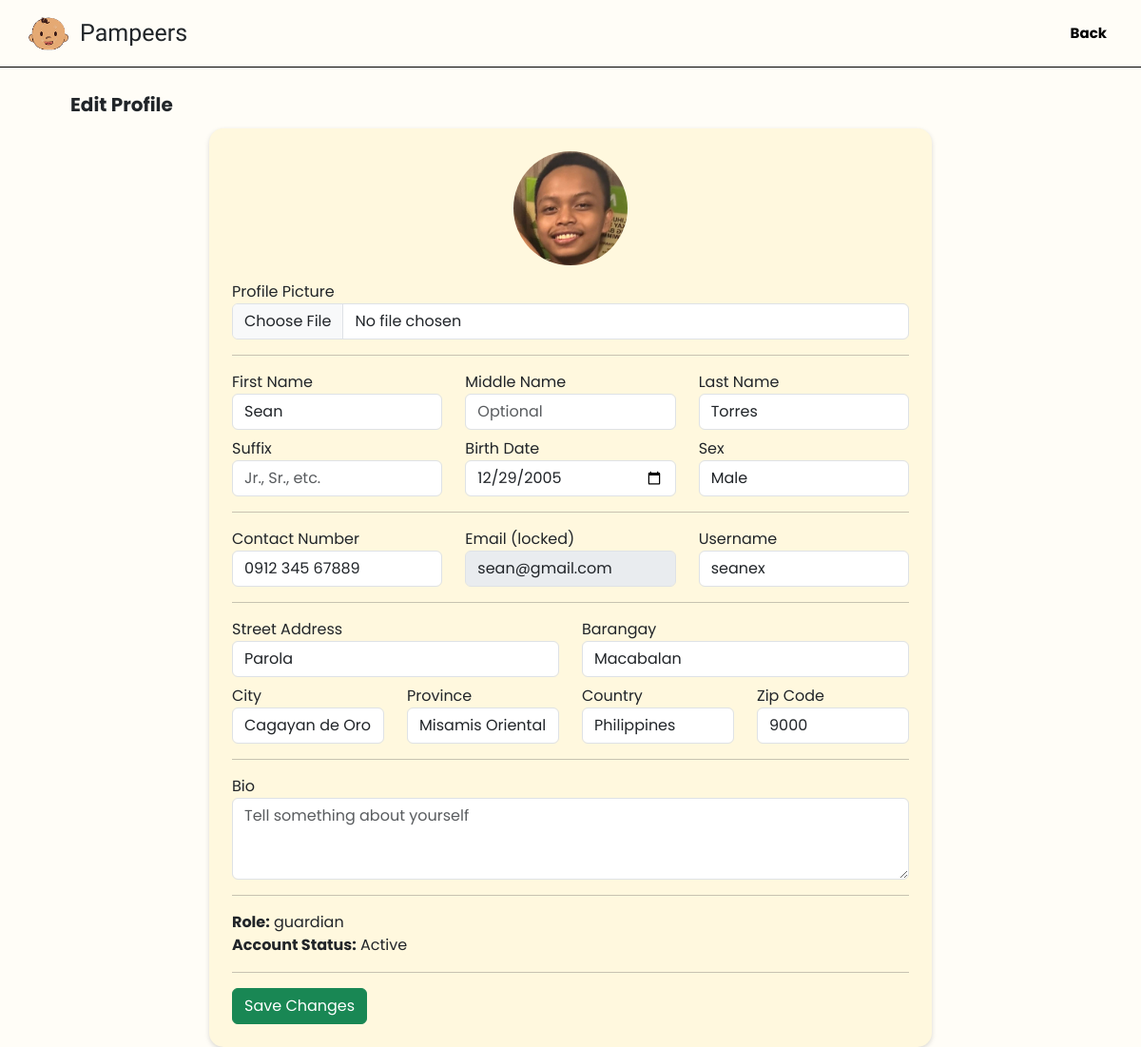
The page /public/editProfile.php (signed in) on the database its author committed.
### tables this page shows
CREATE TABLE `users` (
  `id` int(11) NOT NULL,
  `uuid` char(36) NOT NULL,
  `firstName` varchar(100) NOT NULL,
  `middleName` varchar(100) DEFAULT NULL,
  `lastName` varchar(100) NOT NULL,
  `suffix` varchar(10) DEFAULT NULL,
  `birthDate` date NOT NULL,
  `sex` enum('male','female','other') NOT NULL,
  `role` enum('guardian','sitter','admin') NOT NULL DEFAULT 'guardian',
  `contactNumber` varchar(20) NOT NULL,
  `emailAddress` varchar(150) NOT NULL,
  `username` varchar(100) NOT NULL,
  `password` varchar(255) NOT NULL,
  `streetAddress` varchar(255) NOT NULL,
  `barangay` varchar(255) NOT NULL,
  `cityMunicipality` varchar(255) NOT NULL,
  `province` varchar(255) NOT NULL,
  `country` varchar(255) NOT NULL,
  `zipCode` char(10) NOT NULL,
  `dateCreated` timestamp NOT NULL DEFAULT current_timestamp(),
  `profilePic` varchar(255) NOT NULL DEFAULT 'default.jpg',
  `isActive` tinyint(1) NOT NULL DEFAULT 1,
  `deactivatedAt` datetime DEFAULT NULL
);

### public/editProfile.php (the view, shortened to what this page needs)
<?php
require_once __DIR__ . '/../app/middleware/auth.php';
$userId = $_SESSION['user_id'] ?? null;
$stmt = $conn->prepare("SELECT * FROM users WHERE id = ? LIMIT 1");
$stmt->bind_param("i", $userId);
$stmt->execute();
$user = $stmt->get_result()->fetch_assoc() ?? [];
$role = $user['role'] ?? 'guardian';
?>
<!DOCTYPE html>
<html lang="en">
<head>
<link href="https://cdnjs.cloudflare.com/ajax/libs/font-awesome/6.5.1/css/all.min.css" rel="stylesheet">
<link href="https://cdn.jsdelivr.net/npm/bootstrap@5.3.3/dist/css/bootstrap.min.css" rel="stylesheet">
<link rel="stylesheet" href="/Pampeers/public/css/dashboard.css">
</head>
<body>
<header class="sticky-top custom-header">
    <div class="nav-container d-flex align-items-center justify-content-between px-3">
        <div class="d-flex align-items-center gap-2">
            <img src="/Pampeers/app/uploads/pampeerlogo.png" class="logo-img">
            <p class="brand m-0">Pampeers</p>
        </div>
        <div class="right-side-p d-flex gap-3">
            <a href="/Pampeers/public/profile.php" class="signup-btn">Back</a>
        </div>
    </div>
</header>
<main class="container-fluid mt-4 px-4">
<div class="section-title">Edit Profile</div>
<div class="row justify-content-center">
<div class="col-lg-8">
<div class="small-card p-4">
<form action="/Pampeers/app/controllers/user/updateProfile.php" method="POST" enctype="multipart/form-data">
<div class="text-center mb-3">
    <img src="/Pampeers/app/uploads/profiles/<?= htmlspecialchars($user['profilePic'] ?? 'default.jpg') ?>"
         style="width:120px;height:120px;border-radius:50%;object-fit:cover;">
</div>
<div class="mb-3">
    <label>Profile Picture</label>
    <input type="file" name="profilePic" class="form-control">
</div>
<hr>
<div class="row">
    <div class="col">
        <label>First Name</label>
        <input type="text" name="firstName"
               class="form-control"
               value="<?= htmlspecialchars($user['firstName'] ?? '') ?>"
               placeholder="Enter first name">
    </div>
    <div class="col">
        <label>Middle Name</label>
        <input type="text" name="middleName"
               class="form-control"
               value="<?= htmlspecialchars($user['middleName'] ?? '') ?>"
               placeholder="Optional">
    </div>
    <div class="col">
        <label>Last Name</label>
        <input type="text" name="lastName"
               class="form-control"
               value="<?= htmlspecialchars($user['lastName'] ?? '') ?>"
               placeholder="Enter last name">
    </div>
</div>
<div class="row mt-2">
    <div class="col">
        <label>Suffix</label>
        <input type="text" name="suffix"
               class="form-control"
               value="<?= htmlspecialchars($user['suffix'] ?? '') ?>"
               placeholder="Jr., Sr., etc.">
    </div>
    <div class="col">
        <label>Birth Date</label>
        <input type="date" name="birthDate"
               class="form-control"
               value="<?= htmlspecialchars($user['birthDate'] ?? '') ?>">
    </div>
    <div class="col">
        <label>Sex</label>
        <select name="sex" class="form-control">
            <option value="male" <?= ($user['sex'] ?? '') === 'male' ? 'selected' : '' ?>>Male</option>
        </select>
    </div>
</div>
<hr>
<div class="row">
    <div class="col">
        <label>Contact Number</label>
        <input type="text" name="contactNumber"
               class="form-control"
               value="<?= htmlspecialchars($user['contactNumber'] ?? '') ?>"
               placeholder="09XXXXXXXXX">
    </div>
    <div class="col">
        <label>Email (locked)</label>
        <input type="text"
               class="form-control"
               value="<?= htmlspecialchars($user['emailAddress'] ?? '') ?>"
               disabled>
    </div>
    <div class="col">
        <label>Username</label>
        <input type="text" name="username"
               class="form-control"
               value="<?= htmlspecialchars($user['username'] ?? '') ?>"
               placeholder="Username">
    </div>
</div>
<hr>
<div class="row">
    <div class="col">
        <label>Street Address</label>
        <input type="text" name="streetAddress"
               class="form-control"
               value="<?= htmlspecialchars($user['streetAddress'] ?? '') ?>"
               placeholder="Street">
    </div>
    <div class="col">
        <label>Barangay</label>
        <input type="text" name="barangay"
               class="form-control"
               value="<?= htmlspecialchars($user['barangay'] ?? '') ?>"
               placeholder="Barangay">
    </div>
</div>
<div class="row mt-2">
    <div class="col">
        <label>City</label>
        <input type="text" name="cityMunicipality"
               class="form-control"
               value="<?= htmlspecialchars($user['cityMunicipality'] ?? '') ?>"
               placeholder="City/Municipality">
    </div>
    <div class="col">
        <label>Province</label>
        <input type="text" name="province"
               class="form-control"
               value="<?= htmlspecialchars($user['province'] ?? '') ?>"
               placeholder="Province">
    </div>
    <div class="col">
        <label>Country</label>
        <input type="text" name="country"
               class="form-control"
               value="<?= htmlspecialchars($user['country'] ?? '') ?>"
               placeholder="Country">
    </div>
    <div class="col">
        <label>Zip Code</label>
        <input type="text" name="zipCode"
               class="form-control"
               value="<?= htmlspecialchars($user['zipCode'] ?? '') ?>"
               placeholder="ZIP">
    </div>
</div>
<hr>
<div class="mb-3">
    <label>Bio</label>
    <textarea name="bio" class="form-control" rows="3"
              placeholder="Tell something about yourself"><?= htmlspecialchars($user['bio'] ?? '') ?></textarea>
</div>
<hr>
<div class="mb-3">
    <strong>Role:</strong> <?= htmlspecialchars($role) ?><br>
    <strong>Account Status:</strong> <?= ((int)($user['isActive'] ?? 1)) ? 'Active' : 'Inactive' ?>
</div>
<hr>
<button type="submit" class="btn btn-success">
    Save Changes
</button>
</form>
</div>
</div>
</div>
</main>
</body>
</html>

### public/css/dashboard.css (style rules this page uses)
body { background: #FFFDF7; font-family: 'Poppins', sans-serif; margin: 0; }
.custom-header { background: #FFFDF7; border-bottom: 1px solid #000; padding: 10px; }
.logo-img { width: 50px; height: 50px; }
.brand { font-size: 25px; font-family: 'Ribeye', cursive; margin: 0; }
.signup-btn { font-size: 15px; font-weight: bold; color: black; background-color: transparent; text-decoration: none; padding: 6px 10px; border: 0px; border-radius: 20px; transition: 0.2s ease; }
.section-title { font-size: 20px; font-weight: bold; margin: 20px 0 10px 50px; }
.small-card { position: relative; background: #FFF8DE; border-radius: 15px; padding: 12px; box-shadow: 0 2px 5px rgba(0,0,0,0.15); display: flex; flex-direction: column; transition: transform 0.2s ease; }

### rows shown on the page
users: profilePic (placeholder picture), firstName "Sean", lastName "Torres", birthDate "12/29/2005", sex "Male", contactNumber "0912 345 67889", emailAddress "sean@gmail.com", username "seanex", streetAddress "Parola", barangay "Macabalan", cityMunicipality "Cagayan de Oro", province "Misamis Oriental", country "Philippines", zipCode "9000", role "guardian"
